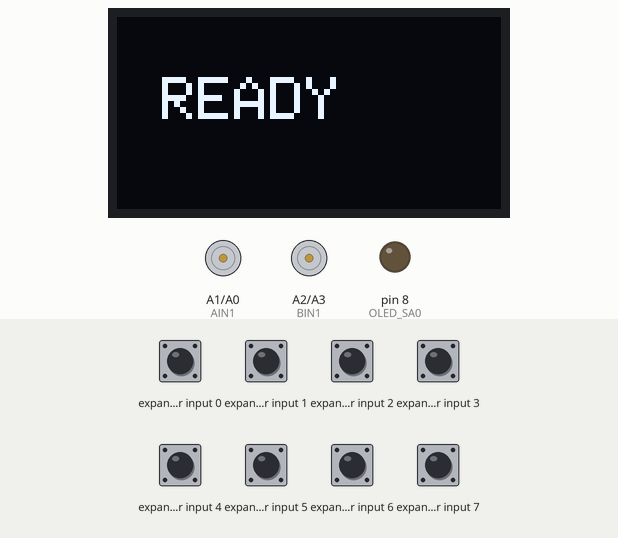
A sketch run on a simulated Arduino Uno, built with avr-gcc and run on an emulated ATmega328P. On the bench: 128×64 one-colour display, motor-driver pin pairs drawn as motors (green arrow = first pin HIGH = forward, orange = second pin HIGH = backward, longer = more drive, scaled by the enable pin), output pins drawn as LEDs (lit = HIGH). Wiring (inferred from the names in the program): PCF8574 port expander at I2C address 0x20. Inputs (shaded band) come from the test bench; at power-on: expander input 0–7 HIGH. What the sketch prints to the serial monitor is not drawn.

Above: at 2.7 s.
2.8 s: expander input 0 pulled LOW for 0.15 s
At 4.1 s:
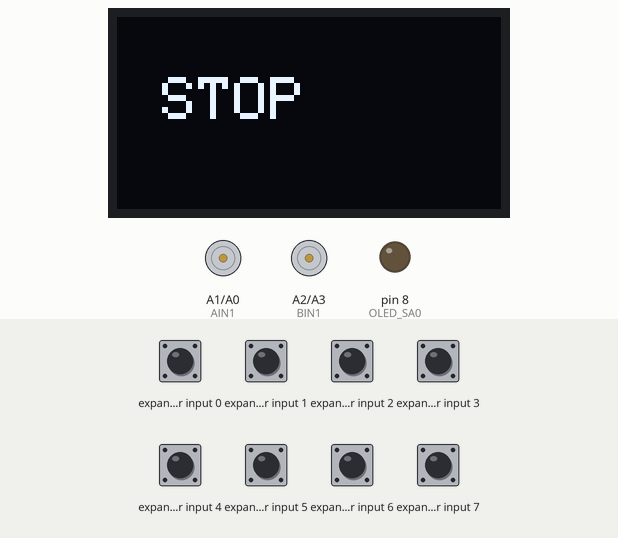
4.4 s: expander input 1 pulled LOW for 0.15 s
At 5.3 s:
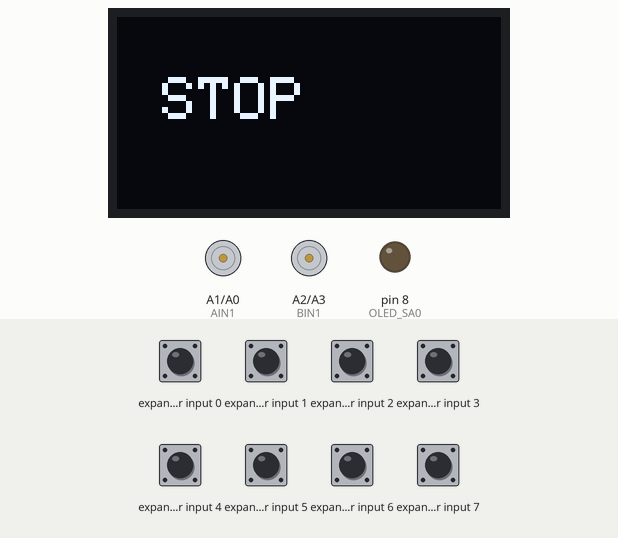
6.0 s: expander input 2 pulled LOW for 0.15 s
At 6.5 s:
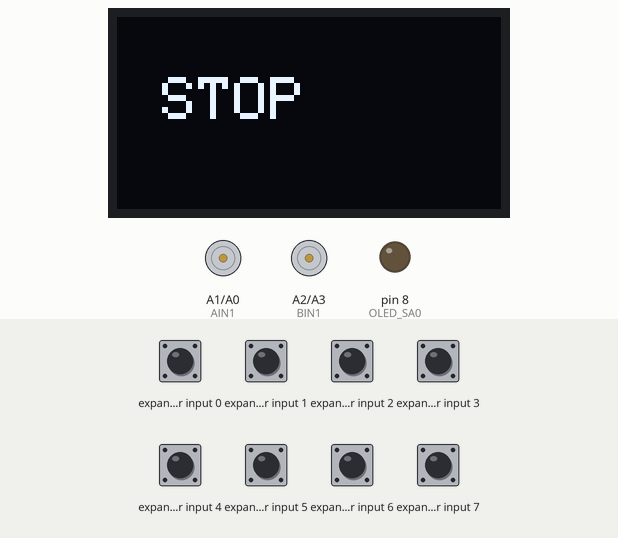
7.6 s: expander input 3 pulled LOW for 0.15 s
At 8.9 s:
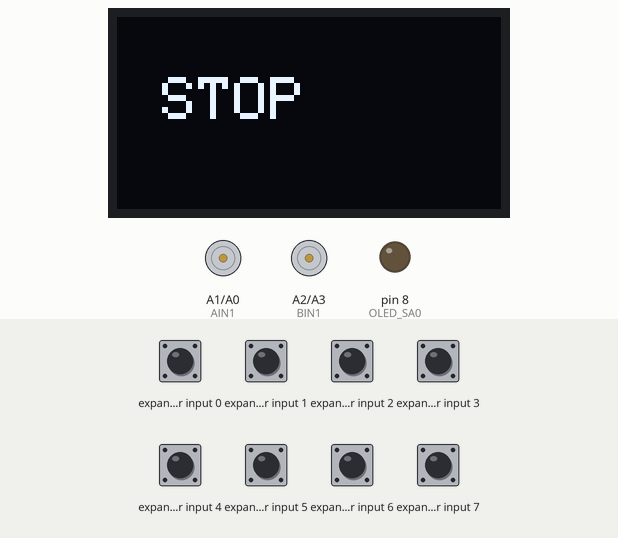
9.2 s: expander input 4 pulled LOW for 0.15 s
At 10.2 s:
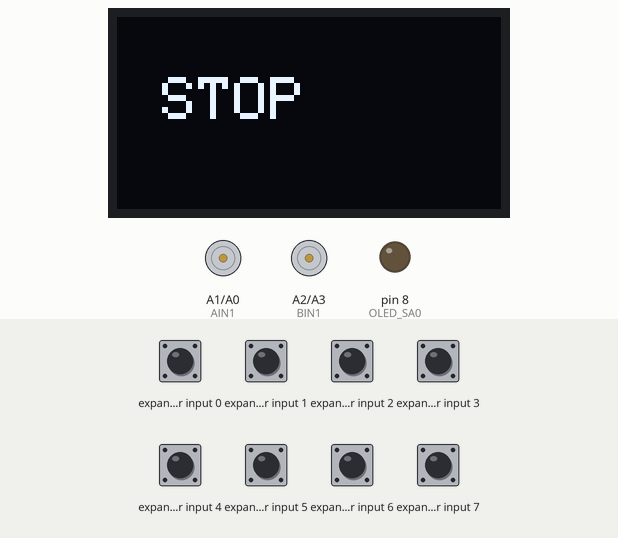
Timing chart, 0 to 11.8 s (numbered marks = the images above; inputs shaded):
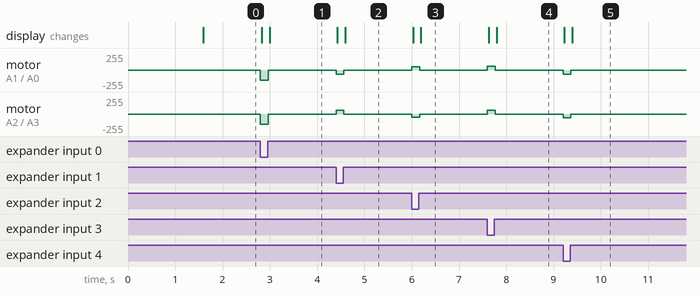

The sketch:

Joystick.ino
```cpp
#include <Adafruit_GFX.h>
#include <Adafruit_SSD1306.h>
#include <SPI.h>
#include <Wire.h>

#define PWMA 6  // Left Motor Speed pin (ENA)
#define AIN2 A0 // Motor-L forward (IN2).
#define AIN1 A1 // Motor-L backward (IN1)
#define PWMB 5  // Right Motor Speed pin (ENB)
#define BIN1 A2 // Motor-R forward (IN3)
#define BIN2 A3 // Motor-R backward (IN4)

#define Addr 0x20

#define OLED_RESET 9
#define OLED_SA0 8
Adafruit_SSD1306 display(128, 64, &Wire, OLED_RESET);

#define beep_on PCF8574Write(0xDF & PCF8574Read())
#define beep_off PCF8574Write(0x20 | PCF8574Read())

byte value;
int Speed = 60;

// Speed offsets to calibrate wheel imbalance (Carried over -3 right wheel
// offset)
#define LEFT_SPEED_OFFSET 0
#define RIGHT_SPEED_OFFSET -3
void PCF8574Write(byte data);
byte PCF8574Read();
void forward();
void backward();
void right();
void left();
void stop();
void updateOLED(const char *text);

void setup() {
  Serial.begin(115200);
  Serial.println("Joystick example!!");

  // Set I2C Address Pin (SA0) to LOW to select 0x3C address
  pinMode(OLED_SA0, OUTPUT);
  digitalWrite(OLED_SA0, LOW);

  Wire.begin();

  // Initialize OLED Screen
  display.begin(SSD1306_SWITCHCAPVCC, 0x3C);
  display.clearDisplay();
  display.setTextSize(2);
  display.setTextColor(WHITE);
  display.setCursor(10, 10);
  display.println("AlphaBot2");
  display.setCursor(10, 35);
  display.println("Joystick!");
  display.display();
  delay(1500);

  updateOLED("READY");

  // Configure speed control pins as outputs
  pinMode(PWMA, OUTPUT);
  pinMode(PWMB, OUTPUT);

  // Configure Left Motor direction pins as outputs
  pinMode(AIN1, OUTPUT);
  pinMode(AIN2, OUTPUT);

  // Configure Right Motor direction pins as outputs (Fixed: previously
  // duplicated AIN1/AIN2 instead of BIN1/BIN2)
  pinMode(BIN1, OUTPUT);
  pinMode(BIN2, OUTPUT);

  analogWrite(PWMA, 150);
  analogWrite(PWMB, 150);
  stop();
}

void loop() {
  PCF8574Write(0x1F | PCF8574Read());
  value = PCF8574Read() | 0xE0;
  if (value != 0xFF) {
    beep_on;
    switch (value) {
    case 0xFE:
      forward();
      updateOLED("FORWARD");
      Serial.println("up");
      break;
    case 0xFD:
      right();
      updateOLED("RIGHT");
      Serial.println("right");
      break;
    case 0xFB:
      left();
      updateOLED("LEFT");
      Serial.println("left");
      break;
    case 0xF7:
      backward();
      updateOLED("BACKWARD");
      Serial.println("down");
      break;
    case 0xEF:
      forward();
      updateOLED("CENTER");
      Serial.println("center");
      break;
    default:
      updateOLED("UNKNOWN");
      Serial.println("unknow\n");
    }
    while (value != 0xFF) {
      PCF8574Write(0x1F | PCF8574Read());
      value = PCF8574Read() | 0xE0;
      delay(10);
    }
    stop();
    updateOLED("STOP");
    beep_off;
  }
}

void PCF8574Write(byte data) {
  Wire.beginTransmission(Addr);
  Wire.write(data);
  Wire.endTransmission();
}

byte PCF8574Read() {
  int data = -1;
  Wire.requestFrom(Addr, 1);
  if (Wire.available()) {
    data = Wire.read();
  }
  return data;
}

void forward() {
  analogWrite(PWMA, constrain(Speed + LEFT_SPEED_OFFSET, 0, 255));
  analogWrite(PWMB, constrain(Speed + RIGHT_SPEED_OFFSET, 0, 255));
  digitalWrite(AIN1, LOW);
  digitalWrite(AIN2, HIGH);
  digitalWrite(BIN1, LOW);
  digitalWrite(BIN2, HIGH);
}

void backward() {
  analogWrite(PWMA, constrain(Speed + LEFT_SPEED_OFFSET, 0, 255));
  analogWrite(PWMB, constrain(Speed + RIGHT_SPEED_OFFSET, 0, 255));
  digitalWrite(AIN1, HIGH);
  digitalWrite(AIN2, LOW);
  digitalWrite(BIN1, HIGH);
  digitalWrite(BIN2, LOW);
}

void right() {
  analogWrite(PWMA, 50);
  analogWrite(PWMB, 50);
  digitalWrite(AIN1, LOW);
  digitalWrite(AIN2, HIGH);
  digitalWrite(BIN1, HIGH);
  digitalWrite(BIN2, LOW);
}

void left() {
  analogWrite(PWMA, 50);
  analogWrite(PWMB, 50);
  digitalWrite(AIN1, HIGH);
  digitalWrite(AIN2, LOW);
  digitalWrite(BIN1, LOW);
  digitalWrite(BIN2, HIGH);
}

void stop() {
  analogWrite(PWMA, 0);
  analogWrite(PWMB, 0);
  digitalWrite(AIN1, LOW);
  digitalWrite(AIN2, LOW);
  digitalWrite(BIN1, LOW);
  digitalWrite(BIN2, LOW);
}

void updateOLED(const char *text) {
  display.clearDisplay();
  display.setTextSize(2);
  display.setTextColor(WHITE);
  display.setCursor(15, 20);
  display.println(text);
  display.display();
}
```

Measured:
- after the input at 2.8 s, motor on A1 (AIN1) / A0 (AIN2), motor on A2 (BIN1) / A3 (BIN2): stopped → backward 150/255 at once, → stopped 0.17 s later; the display: first changes at once (image 1 shows a later state)
- after the input at 4.4 s, motor on A1 (AIN1) / A0 (AIN2): stopped → backward 60/255 at once, → stopped 0.17 s later; motor on A2 (BIN1) / A3 (BIN2): stopped → forward 57/255 at once, → stopped 0.17 s later; the display: first changes at once (image 2 shows a later state)
- after the input at 6.0 s, motor on A1 (AIN1) / A0 (AIN2): stopped → forward 50/255 at once, → stopped 0.17 s later; motor on A2 (BIN1) / A3 (BIN2): stopped → backward 50/255 at once, → stopped 0.17 s later; the display: first changes at once (image 3 shows a later state)
- after the input at 7.6 s, motor on A1 (AIN1) / A0 (AIN2): stopped → forward 60/255 at once, → stopped 0.17 s later; motor on A2 (BIN1) / A3 (BIN2): stopped → forward 57/255 at once, → stopped 0.17 s later; the display: first changes at once (image 4 shows a later state)
- after the input at 9.2 s, motor on A1 (AIN1) / A0 (AIN2): stopped → backward 60/255 at once, → stopped 0.17 s later; motor on A2 (BIN1) / A3 (BIN2): stopped → backward 57/255 at once, → stopped 0.17 s later; the display: first changes at once (image 5 shows a later state)
